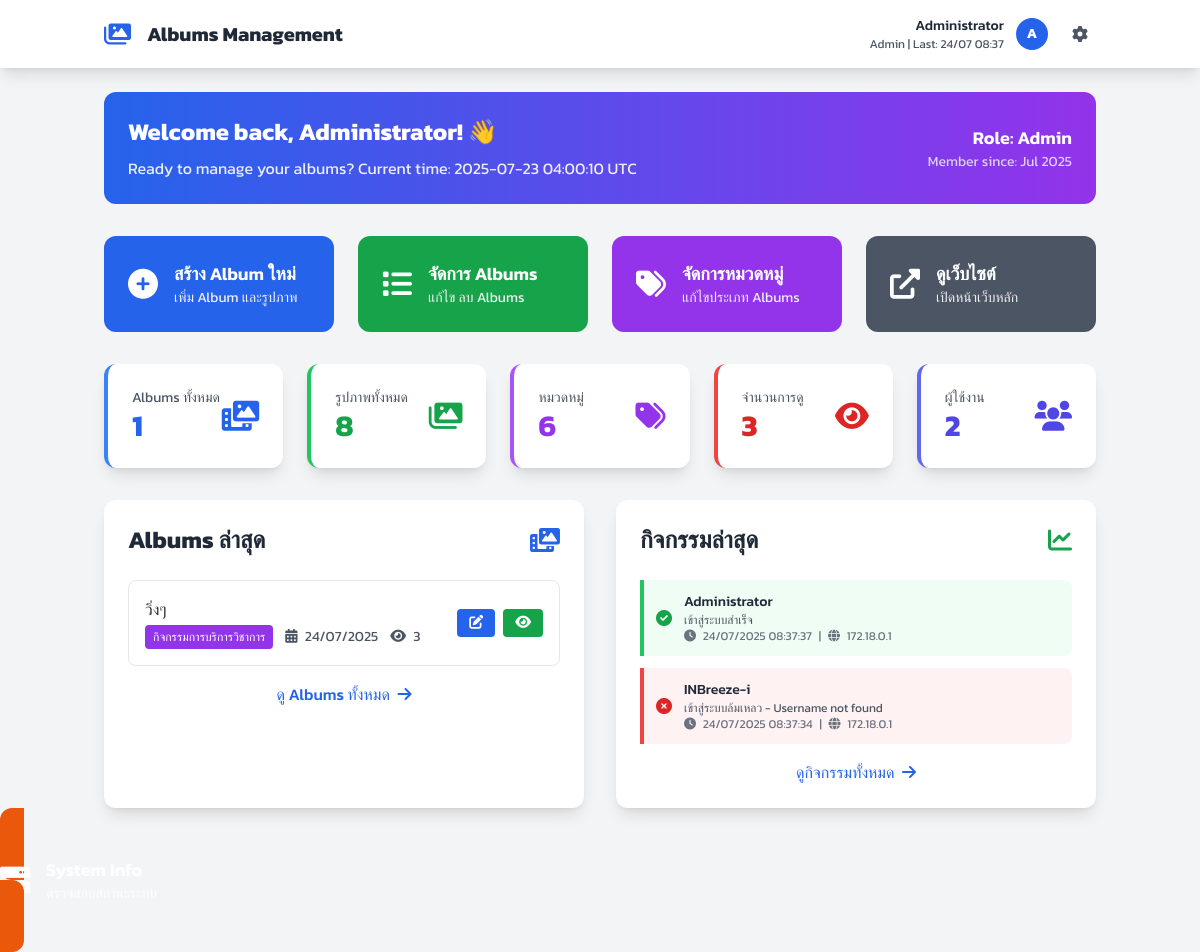
Page /admin/dashboard.php (signed in) on the committed database.
### tables this page shows
CREATE TABLE `albums` (
  `id` int NOT NULL,
  `category_id` int NOT NULL,
  `title` varchar(200) NOT NULL,
  `description` text,
  `cover_image` varchar(255) DEFAULT NULL,
  `status` enum('active','inactive') DEFAULT 'active',
  `view_count` int DEFAULT '0',
  `date_created` date NOT NULL,
  `created_by` int DEFAULT NULL,
  `created_at` timestamp NULL DEFAULT CURRENT_TIMESTAMP,
  `updated_at` timestamp NULL DEFAULT CURRENT_TIMESTAMP ON UPDATE CURRENT_TIMESTAMP
);

CREATE TABLE `album_categories` (
  `id` int NOT NULL,
  `name` varchar(100) NOT NULL,
  `description` text,
  `icon` varchar(50) DEFAULT 'fas fa-folder',
  `color` varchar(20) DEFAULT 'bg-blue-600',
  `created_at` timestamp NULL DEFAULT CURRENT_TIMESTAMP
);

### html/admin/dashboard.php (the view, shortened to what the rows shown need)
<?php
include_once 'Auth.php';
$database = new Database();
$db = $database->getConnection();
$auth = new Auth($db);
$auth->requireLogin();
$current_user = $auth->getCurrentUser();
$recent_albums_query = "SELECT a.*, c.name as category_name, c.color
                       FROM albums a
                       JOIN album_categories c ON a.category_id = c.id
                       WHERE a.status = 'active'
                       ORDER BY a.created_at DESC
                       LIMIT 5";
$recent_stmt = $db->prepare($recent_albums_query);
$recent_stmt->execute();
$recent_albums = $recent_stmt->fetchAll(PDO::FETCH_ASSOC);
$recent_activities_query = "SELECT l.*, u.full_name
                           FROM login_logs l
                           LEFT JOIN admin_users u ON l.user_id = u.id
                           ORDER BY l.login_time DESC
                           LIMIT 10";
$activities_stmt = $db->prepare($recent_activities_query);
$activities_stmt->execute();
$recent_activities = $activities_stmt->fetchAll(PDO::FETCH_ASSOC);
?>
<!DOCTYPE html>
<html lang="th">
<head>
    <link rel="stylesheet" href="../assets/css/kanit-font.css">
    <script src="https://cdn.tailwindcss.com"></script>
    <link rel="stylesheet" href="https://cdnjs.cloudflare.com/ajax/libs/font-awesome/6.0.0/css/all.min.css">
</head>
<body class="bg-gray-100">
    <nav class="bg-white shadow-lg">
        <div class="container mx-auto px-4">
            <div class="flex justify-between items-center py-4">
                <div class="flex items-center space-x-4">
                    <h1 class="text-xl font-bold text-gray-800">Albums Management</h1>
                </div>
                <div class="flex items-center space-x-4">
                    <div class="flex items-center space-x-3">
                        <div class="text-right">
                            <div class="text-sm font-medium text-gray-800">
                                <?php echo htmlspecialchars($current_user['full_name']); ?>
                            </div>
                            <div class="text-xs text-gray-600">
                                <?php echo ucfirst($current_user['role']); ?> |
                                Last: <?php echo $current_user['last_login'] ? date('d/m H:i', strtotime($current_user['last_login'])) : 'Never'; ?>
                            </div>
                        </div>
                        <div class="w-8 h-8 bg-blue-600 rounded-full flex items-center justify-center">
                            <span class="text-white text-sm font-bold">
                                <?php echo strtoupper(substr($current_user['full_name'], 0, 1)); ?>
                            </span>
                        </div>
                    </div>
                </div>
            </div>
        </div>
    </nav>
    <div class="container mx-auto px-4 py-6">
        <div class="bg-gradient-to-r from-blue-600 to-purple-600 text-white rounded-xl p-6 mb-8">
            <div class="flex items-center justify-between">
                <div>
                    <h2 class="text-2xl font-bold mb-2">
                        Welcome back, <?php echo htmlspecialchars($current_user['full_name']); ?>! 👋
                    </h2>
                    <p class="opacity-90">
                        Ready to manage your albums? Current time: 2025-07-23 04:00:10 UTC
                    </p>
                </div>
                <div class="text-right">
                    <div class="text-lg font-semibold">Role: <?php echo ucfirst($current_user['role']); ?></div>
                    <div class="text-sm opacity-75">Member since: <?php echo date('M Y', strtotime($current_user['created_at'])); ?></div>
                </div>
            </div>
        </div>
        <div class="grid grid-cols-1 lg:grid-cols-2 gap-8">
            <div class="bg-white rounded-xl shadow-lg p-6">
                <div class="flex items-center justify-between mb-6">
                    <h2 class="text-2xl font-bold text-gray-800">Albums ล่าสุด</h2>
                </div>
                <div class="space-y-4">
                    <?php if (empty($recent_albums)): ?>
                        <div class="text-center py-8 text-gray-500">
                            <i class="fas fa-folder-open text-4xl mb-4"></i>
                            <p>ยังไม่มี Albums</p>
                            <a href="album_create.php" class="text-blue-600 hover:text-blue-800 mt-2 inline-block">
                                สร้าง Album แรก
                            </a>
                        </div>
                    <?php else: ?>
                        <?php foreach ($recent_albums as $album_item): ?>
                        <div class="flex items-center justify-between p-4 border border-gray-200 rounded-lg hover:bg-gray-50 transition-colors">
                            <div class="flex-1">
                                <h3 class="font-medium text-gray-800"><?php echo htmlspecialchars($album_item['title']); ?></h3>
                                <div class="flex items-center space-x-3 text-sm text-gray-600 mt-1">
                                    <span class="<?php echo htmlspecialchars($album_item['color']); ?> text-white px-2 py-1 rounded text-xs">
                                        <?php echo htmlspecialchars($album_item['category_name']); ?>
                                    </span>
                                    <span>
                                        <i class="fas fa-calendar-alt mr-1"></i>
                                        <?php echo date('d/m/Y', strtotime($album_item['created_at'])); ?>
                                    </span>
                                    <span>
                                        <i class="fas fa-eye mr-1"></i>
                                        <?php echo number_format($album_item['view_count']); ?>
                                    </span>
                                </div>
                            </div>
                            <div class="flex space-x-2">
                                <a href="album_edit.php?id=<?php echo $album_item['id']; ?>"
                                   class="bg-blue-600 text-white px-3 py-1 rounded text-sm hover:bg-blue-700 transition-colors">
                                    <i class="fas fa-edit"></i>
                                </a>
                                <a href="../album_detail.php?id=<?php echo $album_item['id']; ?>"
                                   target="_blank"
                                   class="bg-green-600 text-white px-3 py-1 rounded text-sm hover:bg-green-700 transition-colors">
                                    <i class="fas fa-eye"></i>
                                </a>
                            </div>
                        </div>
                        <?php endforeach; ?>
                    <?php endif; ?>
                </div>
            </div>
            <div class="bg-white rounded-xl shadow-lg p-6">
                <div class="flex items-center justify-between mb-6">
                    <h2 class="text-2xl font-bold text-gray-800">กิจกรรมล่าสุด</h2>
                </div>
                <div class="space-y-3">
                    <?php if (empty($recent_activities)): ?>
                        <div class="text-center py-8 text-gray-500">
                            <i class="fas fa-clock text-4xl mb-4"></i>
                            <p>ยังไม่มีกิจกรรม</p>
                        </div>
                    <?php else: ?>
                        <?php foreach ($recent_activities as $activity): ?>
                        <div class="flex items-center space-x-3 p-3 border-l-4 <?php echo $activity['status'] == 'success' ? 'border-green-500 bg-green-50' : 'border-red-500 bg-red-50'; ?> rounded-r-lg">
                            <div class="flex-shrink-0">
                                <i class="fas <?php echo $activity['status'] == 'success' ? 'fa-check-circle text-green-600' : 'fa-times-circle text-red-600'; ?>"></i>
                            </div>
                            <div class="flex-1 min-w-0">
                                <div class="text-sm font-medium text-gray-800">
                                    <?php echo $activity['full_name'] ?: $activity['username']; ?>
                                </div>
                                <div class="text-xs text-gray-600">
                                    <?php echo $activity['status'] == 'success' ? 'เข้าสู่ระบบสำเร็จ' : 'เข้าสู่ระบบล้มเหลว'; ?>
                                    <?php if ($activity['failure_reason']): ?>
                                        - <?php echo htmlspecialchars($activity['failure_reason']); ?>
                                    <?php endif; ?>
                                </div>
                                <div class="text-xs text-gray-500">
                                    <i class="fas fa-clock mr-1"></i>
                                    <?php echo date('d/m/Y H:i:s', strtotime($activity['login_time'])); ?>
                                    <span class="mx-1">|</span>
                                    <i class="fas fa-globe mr-1"></i>
                                    <?php echo htmlspecialchars($activity['ip_address']); ?>
                                </div>
                            </div>
                        </div>
                        <?php endforeach; ?>
                    <?php endif; ?>
                </div>
            </div>
        </div>
    </div>
</body>
</html>

### rows in the picture
albums: title "วิ่งๆ", category.name "กิจกรรมการบริการวิชาการ", created_at "24/07/2025", view_count "3"

### other values in the picture
$current_user['full_name'] "Administrator"
$current_user['role'] "Admin"
date('d/m H:i', strtotime($current_user['last_login'])) "24/07 08:37"
substr($current_user['full_name'], 0, 1) "A"
date('M Y', strtotime($current_user['created_at'])) "Jul 2025"
$stats['total_albums'] "1"
$stats['total_images'] "8"
$stats['total_categories'] "6"
$stats['total_views'] "3"
$stats['total_users'] "2"
$activity['full_name'] ?: $activity['username'] "Administrator"
date('d/m/Y H:i:s', strtotime($activity['login_time'])) "24/07/2025 08:37:37"
$activity['ip_address'] "172.18.0.1"
$activity['full_name'] ?: $activity['username'] "INBreeze-i"
$activity['failure_reason'] "Username not found"
